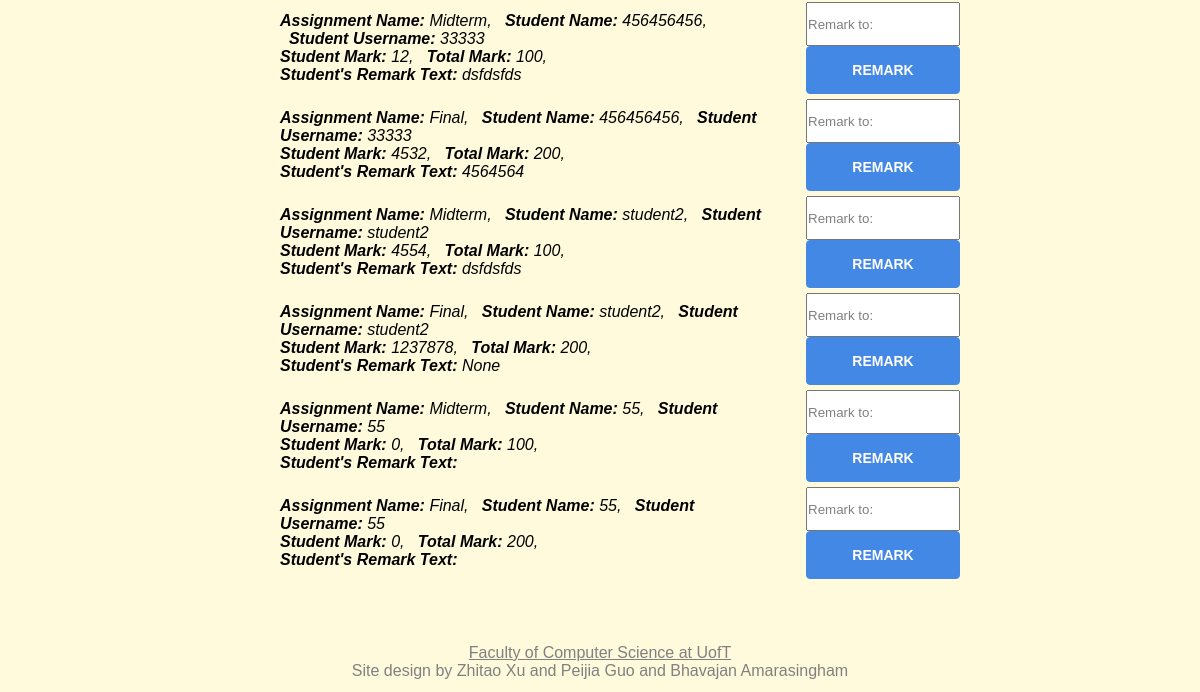
/teacherGrade (signed in, lower part), run on an earlier commit of the app's database.
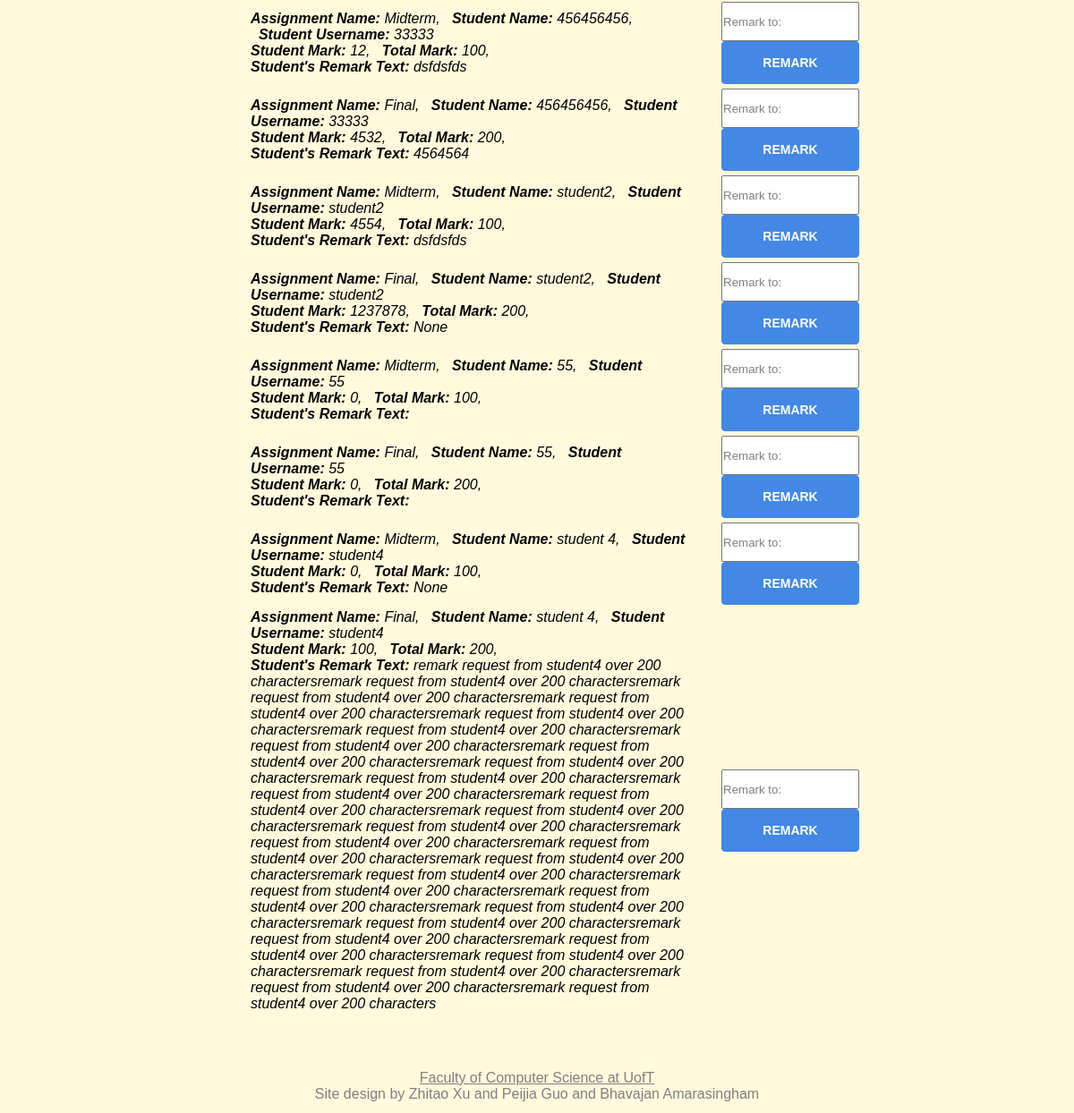
And on a later commit of the database.
### app.py (models this page shows, shortened)
class Evaluation(db.Model):
    __tablename__ = 'Evaluation'
    eid = db.Column(db.Integer, primary_key = True)
    stuMark = db.Column(db.Integer)
    remarkText = db.Column(db.String(200))
    student_username = db.Column(db.String(20), db.ForeignKey('Person.username'), nullable = False)
    typeName = db.Column(db.String(20), db.ForeignKey('Assignment.assignment_name'), nullable = False)
    total_mark = db.Column(db.Integer, db.ForeignKey('Assignment.total_mark'), nullable = False)
    stuName = db.Column(db.String(20), db.ForeignKey('Person.name'), nullable = False)

### app.py (the view, shortened to what this page needs)
@app.route("/teacherGrade", methods = ['GET', 'POST'])
def teacherGrade():
    get_student_marks = query_all_student_marks()
    if request.method == 'GET':
        return render_template("teacherGrade.html", query_all_student_mark = get_student_marks)

### app.py (called while the page is built)
def query_all_student_marks():
    student_marks = db.session.query(Evaluation)
    return student_marks

### templates/teacherGrade.html (shortened to what this page needs)
{% extends "template.html" %}
{% block content %}
{% if not session.name %}
<p>Access Denied</p>
{% else %}
    {% if session.type == 1 %}
    <div class = "grade">
        <ul>
            {% for Evaluations in query_all_student_mark %}
            <li class = "container_li">
                <div class ="li_flex">
                    <strong>Assignment Name: </strong>{{ Evaluations.typeName }},
                    &nbsp&nbsp<strong>Student Name: </strong>{{ Evaluations.stuName }},
                    &nbsp&nbsp<strong>Student Username: </strong>{{ Evaluations.student_username }}
                    <br>
                    <strong>Student Mark: </strong>{{ Evaluations.stuMark }},
                    &nbsp&nbsp<strong>Total Mark: </strong>{{ Evaluations.total_mark }},
                    <br>
                    <strong>Student's Remark Text: </strong>{{ Evaluations.remarkText }}
                </div>
                <form class = "teacher_grade_css"action="http://127.0.0.1:5000/teacherGrade" method = "post">
                    <input class = "grade_input" name="stuMark" placeholder="Remark to:"></input>
                    <button type="Remark">Remark</button>
                </form>
            </li>
            {% endfor %}
        </ul>
    </div>
    {% else %}
    <p>Access Denied</p>
    {% endif %}
{% endif %}
{% endblock %}

### templates/template.html (shortened to what this page needs)
<!DOCTYPE html>
<html lang="en" dir="ltr">
<head>
    <link rel="stylesheet" type="text/css" href="../static/style.css" />
</head>
<body>
    <div class="container">
        <div class="content">
            {% block content %}
            {% endblock %}
        </div>
        <div class="footer">
            <p><a href="https://web.cs.toronto.edu/people/faculty-directory" target="_blank">Faculty of Computer Science
                    at
                    UofT</a><br>Site design by Zhitao Xu and Peijia Guo and Bhavajan Amarasingham</p>
        </div>
    </div>
</body>
</html>

### static/style.css (style rules this page uses)
@media (min-width: 975px) { body { background-image: url(./sub/a14.jpg); background-repeat: no-repeat; background-size: cover; background-color: #fffadc; color: #000000; font-family: Geneva, Arial, Helvetica, sans-serif; align-items: center; } }
@media (min-width: 975px) { a { color: #9999cc; } }
@media (min-width: 975px) { * { margin: 0%; } }
@media (min-width: 975px) { .container { display: flex; flex-flow: row wrap; } }
@media (min-width: 975px) { .content { flex: 1 100%; justify-content: center; margin-top: 1%; margin-left: 20%; margin-right: 20%; } }
@media (min-width: 975px) { li { font-size: 16px; } }
@media (min-width: 975px) { .footer { margin-top: 5%; margin-bottom: 1%; flex: 1 100%; text-align: center; font-size: 16px; color: grey; font-family: sans-serif; } }
@media (min-width: 975px) { .footer a { font-size: 16px; color: grey; font-family: sans-serif; } }
@media (min-width: 975px) { .container_li { display: flex; flex-flow: row wrap; margin-bottom: 5px; justify-content: center; align-items: center; } }
@media (min-width: 975px) { .li_flex { flex: 5; font-style: italic; margin-right: 5%; } }
@media (min-width: 975px) { .teacher_grade_css { flex: 1; } }
@media (min-width: 975px) { .grade_input { height: 40px; width: 150px; padding: 0px; } }
@media (min-width: 975px) { .grade_input::placeholder { color: rgb(128, 128, 128); } }
@media (min-width: 975px) { .teacher_grade_css button { width: 154px; font-size: 14px; font-weight: 600; background-color: #4388e4; border-color: #4388e4; border-radius: 4px; } }
@media (min-width: 975px) { input::placeholder { color: rgb(43, 37, 37); } }
@media (min-width: 975px) { button { font-size: 16px; font-weight: 600; text-transform: uppercase; padding: 15px 26px; color: #FFF; background-color: rgb(42, 202, 154); border-radius: 4px; border: 1px solid rgb(42, 202, 154); border-left-style: solid; border-left-color: greenyellow; text-align: center; width: 100%; } }

What changed in the data, as far as the page shows it:
added Evaluation: typeName "Midterm", stuName "student 4", student_username "student4", stuMark "0", total_mark "100", remarkText "None"
added Evaluation: typeName "Final", stuName "student 4", student_username "student4", stuMark "100", total_mark "200", remarkText "remark request from student4 over 200 charactersremark request from student4 over 200 charactersremark request from student4 over 200 charactersremark request from student4 over 200 charactersremark request from student4 over 200 charactersremark request from student4 over 200 charactersremark request from student4 over 200 charactersremark request from student4 over 200 charactersremark request from student4 over 200 charactersremark request from student4 over 200 charactersremark request from student4 over 200 charactersremark request from student4 over 200 charactersremark request from student4 over 200 charactersremark request from student4 over 200 charactersremark request from…"
